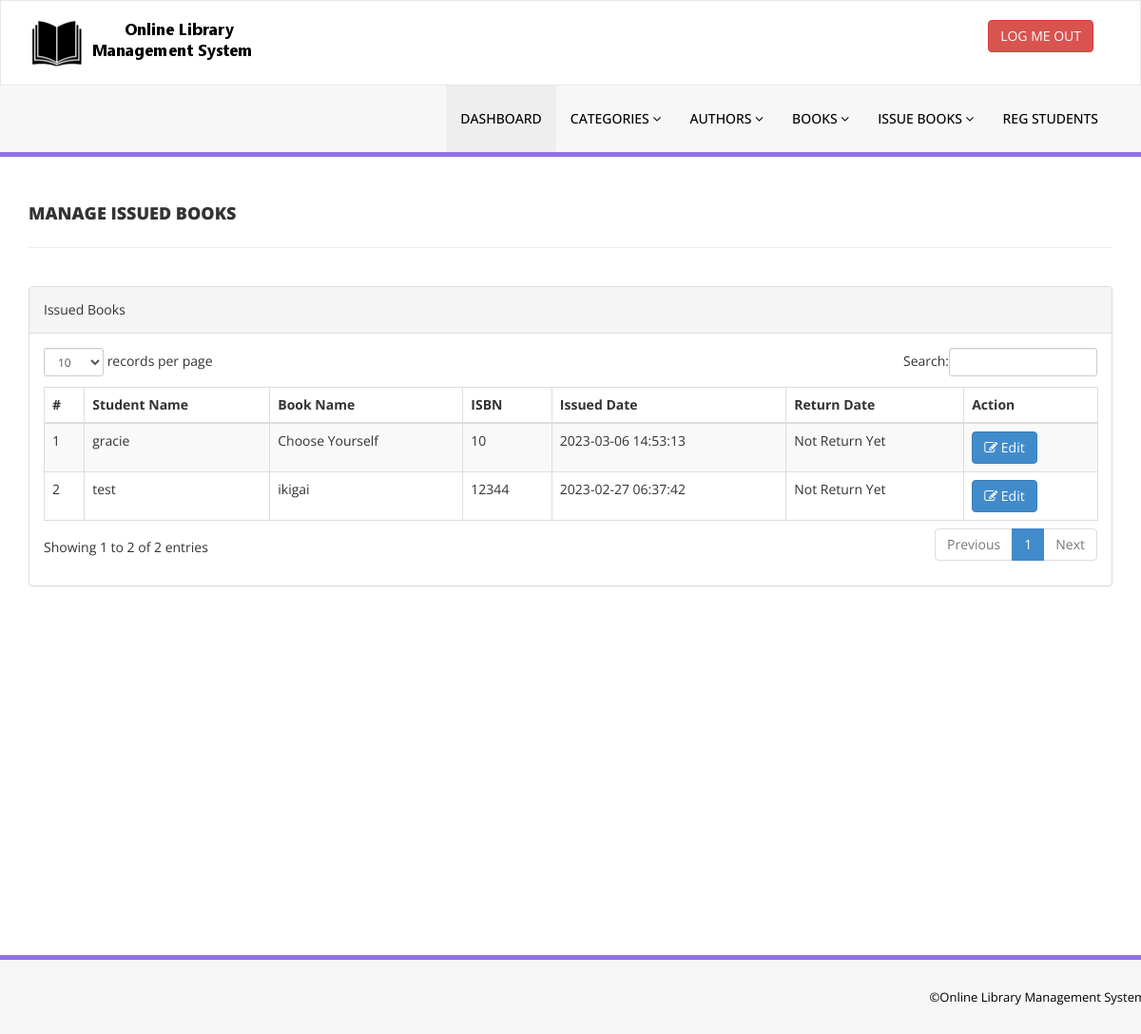
Screenshot of /admin/manage-issued-books.php (signed in) with the database file from the repository.
### tables this page shows
CREATE TABLE `tblissuedbookdetails` (
  `id` int(11) NOT NULL,
  `BookId` int(11) DEFAULT NULL,
  `StudentID` varchar(150) DEFAULT NULL,
  `IssuesDate` timestamp NULL DEFAULT current_timestamp(),
  `ReturnDate` timestamp NULL DEFAULT NULL ON UPDATE current_timestamp(),
  `RetrunStatus` int(1) DEFAULT NULL,
  `fine` int(11) DEFAULT NULL
);

CREATE TABLE `tblstudents` (
  `id` int(11) NOT NULL,
  `StudentId` varchar(100) DEFAULT NULL,
  `FullName` varchar(120) DEFAULT NULL,
  `EmailId` varchar(120) DEFAULT NULL,
  `MobileNumber` char(11) DEFAULT NULL,
  `Password` varchar(120) DEFAULT NULL,
  `Status` int(1) DEFAULT NULL,
  `RegDate` timestamp NULL DEFAULT current_timestamp(),
  `UpdationDate` timestamp NULL DEFAULT NULL ON UPDATE current_timestamp()
);

CREATE TABLE `tblbooks` (
  `id` int(11) NOT NULL,
  `BookName` varchar(255) DEFAULT NULL,
  `CatId` int(11) DEFAULT NULL,
  `AuthorId` int(11) DEFAULT NULL,
  `ISBNNumber` int(11) DEFAULT NULL,
  `BookPrice` int(11) DEFAULT NULL,
  `RegDate` timestamp NULL DEFAULT current_timestamp(),
  `UpdationDate` timestamp NULL DEFAULT NULL ON UPDATE current_timestamp()
);

### admin/manage-issued-books.php (the view, shortened to what this page needs)
<?php
include('includes/config.php');
if(strlen($_SESSION['alogin'])==0)
    {
header('location:index.php');
}
else{
    ?>
<!DOCTYPE html>
<html xmlns="http://www.w3.org/1999/xhtml">
<head>
    <link href="assets/css/bootstrap.css" rel="stylesheet" />
    <link href="assets/css/font-awesome.css" rel="stylesheet" />
    <link href="assets/js/dataTables/dataTables.bootstrap.css" rel="stylesheet" />
    <link href="assets/css/style.css" rel="stylesheet" />
</head>
<body>
<?php include('includes/header.php');?>
    <div class="content-wrapper">
         <div class="container">
        <div class="row pad-botm">
            <div class="col-md-12">
                <h4 class="header-line">Manage Issued Books</h4>
    </div>
     <div class="row">
</div>
        </div>
            <div class="row">
                <div class="col-md-12">
                    <div class="panel panel-default">
                        <div class="panel-heading">
                          Issued Books
                        </div>
                        <div class="panel-body">
                            <div class="table-responsive">
                                <table class="table table-striped table-bordered table-hover" id="dataTables-example">
                                    <thead>
                                        <tr>
                                            <th>#</th>
                                            <th>Student Name</th>
                                            <th>Book Name</th>
                                            <th>ISBN </th>
                                            <th>Issued Date</th>
                                            <th>Return Date</th>
                                            <th>Action</th>
                                        </tr>
                                    </thead>
                                    <tbody>
<?php $sql = "SELECT tblstudents.FullName,tblbooks.BookName,tblbooks.ISBNNumber,tblissuedbookdetails.IssuesDate,tblissuedbookdetails.ReturnDate,tblissuedbookdetails.id as rid from  tblissuedbookdetails join tblstudents on tblstudents.StudentId=tblissuedbookdetails.StudentId join tblbooks on tblbooks.id=tblissuedbookdetails.BookId order by tblissuedbookdetails.id desc";
$query = $dbh -> prepare($sql);
$query->execute();
$results=$query->fetchAll(PDO::FETCH_OBJ);
$cnt=1;
if($query->rowCount() > 0)
{
foreach($results as $result)
{               ?>
                                        <tr class="odd gradeX">
                                            <td class="center"><?php echo htmlentities($cnt);?></td>
                                            <td class="center"><?php echo htmlentities($result->FullName);?></td>
                                            <td class="center"><?php echo htmlentities($result->BookName);?></td>
                                            <td class="center"><?php echo htmlentities($result->ISBNNumber);?></td>
                                            <td class="center"><?php echo htmlentities($result->IssuesDate);?></td>
                                            <td class="center"><?php if($result->ReturnDate=="")
                                            {
                                                echo htmlentities("Not Return Yet");
                                            } else {
                                            echo htmlentities($result->ReturnDate);
}
                                            ?></td>
                                            <td class="center">
                                            <a href="update-issue-bookdeails.php?rid=<?php echo htmlentities($result->rid);?>"><button class="btn btn-primary"><i class="fa fa-edit "></i> Edit</button>
                                            </td>
                                        </tr>
 <?php $cnt=$cnt+1;}} ?>
                                    </tbody>
                                </table>
                            </div>
                        </div>
                    </div>
                </div>
            </div>
    </div>
    </div>
  <?php include('includes/footer.php');?>
</body>
</html>
<?php } ?>

### admin/assets/css/style.css (style rules this page uses)
.content-wrapper { margin-top: 40px; min-height:800px; padding-bottom:90px; }
.header-line { font-weight:900; padding-bottom:25px; border-bottom:1px solid #eeeeee; text-transform:uppercase; }
.pad-botm { padding-bottom:30px; }

### rows the page displays
tblissuedbookdetails: tblstudents.FullName "gracie", BookId.BookName "Choose Yourself", BookId.ISBNNumber "10", IssuesDate "2023-03-06 14:53:13"
tblissuedbookdetails: tblstudents.FullName "test", BookId.BookName "ikigai", BookId.ISBNNumber "12344", IssuesDate "2023-02-27 06:37:42"
